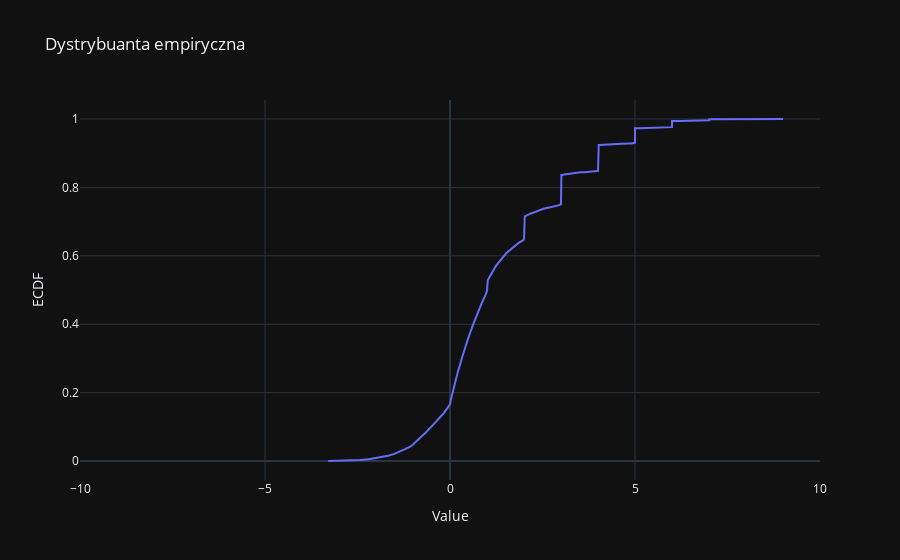

Notebook code cell kept with this figure:
### Code cell
fig = go.Figure()

# Add ECDF as a scatter plot (using markers)
fig.add_trace(go.Scatter(x=randoms_sorted, y=y_values, mode='lines', name='Empirical CDF'))

# Customize layout
fig.update_layout(title="Dystrybuanta empiryczna",
                  xaxis_title="Value",
                  yaxis_title="ECDF",
                  template="plotly_dark",
                xaxis = dict(range=[-10,10]))

fig.show()
##wyglądają dość podobnie

### Figure 1 — Plotly figure (JSON) as saved in the notebook; plotly's stock layout.template omitted (floating-point values rounded to 4 significant figures; data arrays with more than 128 entries replaced by an {"elided": "..."} marker saying what was removed)
{"data": [{"mode": "lines", "name": "Empirical CDF", "type": "scatter", "x": {"elided": "10000 float values"}, "y": {"elided": "10000 float values"}}], "layout": {"autosize": true, "title": {"text": "Dystrybuanta empiryczna"}, "xaxis": {"range": [-10, 10], "title": {"text": "Value"}, "type": "linear"}, "yaxis": {"autorange": true, "range": [-0.05545, 1.056], "title": {"text": "ECDF"}, "type": "linear"}}}
